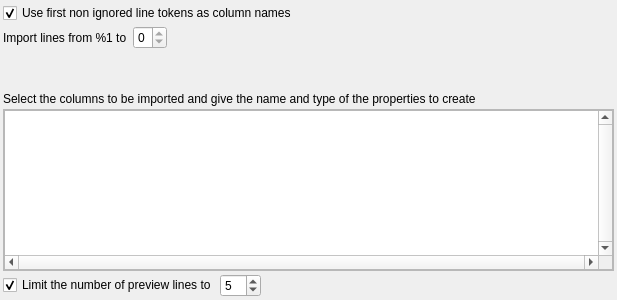
<?xml version="1.0" encoding="UTF-8"?>
<ui version="4.0">
 <class>CSVImportConfigurationWidget</class>
 <widget class="QWidget" name="CSVImportConfigurationWidget">
  <property name="geometry">
   <rect>
    <x>0</x>
    <y>0</y>
    <width>617</width>
    <height>300</height>
   </rect>
  </property>
  <property name="windowTitle">
   <string>Form</string>
  </property>
  <layout class="QVBoxLayout" name="verticalLayout">
   <property name="spacing">
    <number>3</number>
   </property>
   <property name="margin">
    <number>3</number>
   </property>
   <item>
    <widget class="QCheckBox" name="useFirstLineAsPropertyNamecheckBox">
     <property name="text">
      <string>Use first non ignored line tokens as column names</string>
     </property>
     <property name="checked">
      <bool>true</bool>
     </property>
    </widget>
   </item>
   <item>
    <layout class="QHBoxLayout" name="horizontalLayout_3">
     <item>
      <widget class="QLabel" name="importLinesLabel">
       <property name="text">
        <string>Import lines from %1 to </string>
       </property>
      </widget>
     </item>
     <item>
      <widget class="QSpinBox" name="toLineSpinBox">
       <property name="keyboardTracking">
        <bool>false</bool>
       </property>
       <property name="maximum">
        <number>0</number>
       </property>
      </widget>
     </item>
     <item>
      <spacer name="horizontalSpacer">
       <property name="orientation">
        <enum>Qt::Horizontal</enum>
       </property>
       <property name="sizeHint" stdset="0">
        <size>
         <width>40</width>
         <height>20</height>
        </size>
       </property>
      </spacer>
     </item>
    </layout>
   </item>
   <item>
    <widget class="QLabel" name="label_3">
     <property name="text">
      <string>&lt;html&gt;&lt;head/&gt;&lt;body&gt;&lt;p&gt;&lt;br/&gt;&lt;/p&gt;&lt;p&gt;Select the columns to be imported and give the name and type of the properties to create&lt;/p&gt;&lt;/body&gt;&lt;/html&gt;</string>
     </property>
     <property name="textFormat">
      <enum>Qt::RichText</enum>
     </property>
    </widget>
   </item>
   <item>
    <widget class="QScrollArea" name="scrollArea">
     <property name="horizontalScrollBarPolicy">
      <enum>Qt::ScrollBarAsNeeded</enum>
     </property>
     <property name="widgetResizable">
      <bool>true</bool>
     </property>
     <widget class="QWidget" name="scrollAreaWidgetContents">
      <property name="geometry">
       <rect>
        <x>0</x>
        <y>0</y>
        <width>609</width>
        <height>137</height>
       </rect>
      </property>
      <layout class="QVBoxLayout" name="verticalLayout_3">
       <property name="spacing">
        <number>0</number>
       </property>
       <property name="margin">
        <number>0</number>
       </property>
       <item>
        <widget class="tlp::CSVTableWidget" name="previewTableWidget">
         <property name="verticalScrollBarPolicy">
          <enum>Qt::ScrollBarAlwaysOn</enum>
         </property>
         <property name="horizontalScrollBarPolicy">
          <enum>Qt::ScrollBarAlwaysOn</enum>
         </property>
         <property name="editTriggers">
          <set>QAbstractItemView::NoEditTriggers</set>
         </property>
         <property name="selectionMode">
          <enum>QAbstractItemView::NoSelection</enum>
         </property>
         <attribute name="horizontalHeaderVisible">
          <bool>true</bool>
         </attribute>
         <attribute name="verticalHeaderVisible">
          <bool>false</bool>
         </attribute>
        </widget>
       </item>
      </layout>
     </widget>
    </widget>
   </item>
   <item>
    <layout class="QHBoxLayout" name="horizontalLayout">
     <property name="topMargin">
      <number>0</number>
     </property>
     <item>
      <widget class="QCheckBox" name="limitPreviewLineNumberCheckBox">
       <property name="sizePolicy">
        <sizepolicy hsizetype="Fixed" vsizetype="Fixed">
         <horstretch>0</horstretch>
         <verstretch>0</verstretch>
        </sizepolicy>
       </property>
       <property name="text">
        <string>Limit the number of preview lines to</string>
       </property>
       <property name="checked">
        <bool>true</bool>
       </property>
      </widget>
     </item>
     <item>
      <widget class="QSpinBox" name="previewLineNumberSpinBox">
       <property name="keyboardTracking">
        <bool>false</bool>
       </property>
       <property name="minimum">
        <number>1</number>
       </property>
       <property name="maximum">
        <number>99</number>
       </property>
       <property name="value">
        <number>5</number>
       </property>
      </widget>
     </item>
     <item>
      <spacer name="horizontalSpacer_2">
       <property name="orientation">
        <enum>Qt::Horizontal</enum>
       </property>
       <property name="sizeHint" stdset="0">
        <size>
         <width>40</width>
         <height>20</height>
        </size>
       </property>
      </spacer>
     </item>
    </layout>
   </item>
  </layout>
 </widget>
 <customwidgets>
  <customwidget>
   <class>tlp::CSVTableWidget</class>
   <extends>QTableWidget</extends>
   <header location="global">talipot/CSVImportConfigurationWidget.h</header>
  </customwidget>
 </customwidgets>
 <resources/>
 <connections>
  <connection>
   <sender>limitPreviewLineNumberCheckBox</sender>
   <signal>clicked(bool)</signal>
   <receiver>previewLineNumberSpinBox</receiver>
   <slot>setEnabled(bool)</slot>
   <hints>
    <hint type="sourcelabel">
     <x>104</x>
     <y>40</y>
    </hint>
    <hint type="destinationlabel">
     <x>306</x>
     <y>41</y>
    </hint>
   </hints>
  </connection>
 </connections>
</ui>
